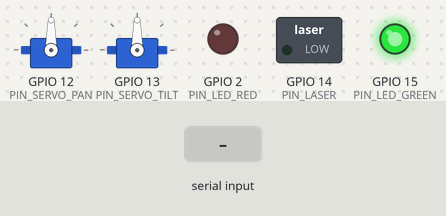
Simulated run of this sketch. Board: ESP32. Parts: 2 × servo, switched loads named in the sketch (green lamp = pin HIGH), output pins drawn as LEDs (lit = HIGH). The inputs (shaded band) are chosen by the test bench.

Above: at 1.2 s.
1.3 s: "90,45,200\n" received over Serial
At 2.5 s:
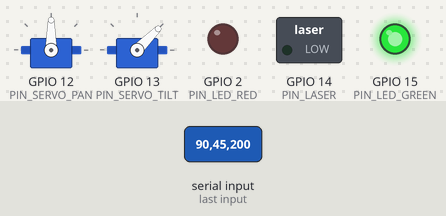
2.8 s: "30,150,10\n" received over Serial
At 3.7 s:
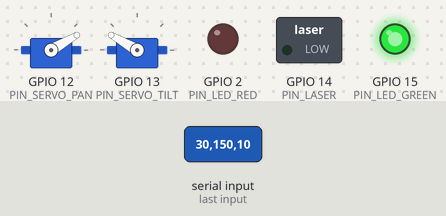
4.3 s: "1,90,45\n" received over Serial
At 4.8 s:
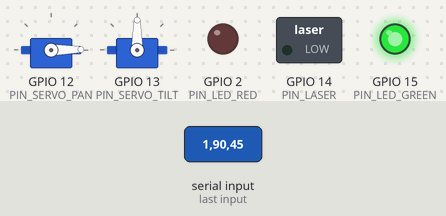
Timing chart, 0 to 7.3 s (numbered marks = the images above; inputs shaded):
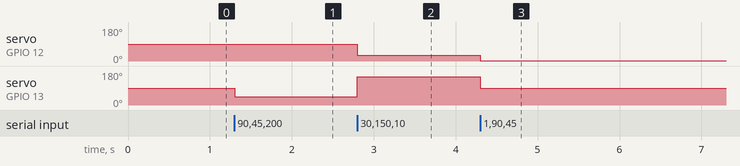

The sketch:

TurretNode.ino
```cpp
#include "Config.h"
#include "SerialParser.h"
#include "ServoControl.h"
#include "Payload.h"

SerialParser comms;
ServoControl turret;
Payload payload;

int targetPan = 90;
int targetTilt = 90;
int systemState = STATE_SCANNING;

void setup() {
    comms.init();    // Starts Serial at 115200 [cite: 184]
    payload.init();  // Sets Pins to OUTPUT [cite: 184]
    turret.init();   // Attaches Servos [cite: 184]
    payload.setScanningMode(); // Default Green [cite: 185]
}

void loop() {
    // Check for incoming data: PAN,TILT,STATE [cite: 186]
    if (comms.checkForCommands(targetPan, targetTilt, systemState)) {

        // Move motors regardless of LED state
        turret.moveTo(targetPan, targetTilt);

        // Handle Payload States
        switch(systemState) {
            case STATE_LOCKED:
                payload.setLockedMode(); // Red + Laser [cite: 187]
                break;
            case STATE_OFF:
                payload.disableAll();    // Everything Off
                break;
            case STATE_SCANNING:
            default:
                payload.setScanningMode(); // Green [cite: 188]
                break;
        }
    }
}
```

Payload.cpp
```cpp
#include "Payload.h"

void Payload::init() {
    pinMode(PIN_LASER, OUTPUT);
    pinMode(PIN_LED_GREEN, OUTPUT);
    pinMode(PIN_LED_RED, OUTPUT);
    disableAll();
}

void Payload::setScanningMode() {
    digitalWrite(PIN_LASER, LOW);       // Laser OFF while scanning
    digitalWrite(PIN_LED_GREEN, HIGH);  // Green LED ON
    digitalWrite(PIN_LED_RED, LOW);     // Red LED OFF
}

void Payload::setLockedMode() {
    digitalWrite(PIN_LASER, HIGH);      // Laser ON to indicate lock
    digitalWrite(PIN_LED_GREEN, LOW);   // Green LED OFF
    digitalWrite(PIN_LED_RED, HIGH);    // Red LED ON
}

void Payload::disableAll() {
    digitalWrite(PIN_LASER, LOW);
    digitalWrite(PIN_LED_GREEN, LOW);
    digitalWrite(PIN_LED_RED, LOW);
}
```

Payload.h
```cpp
#ifndef PAYLOAD_H
#define PAYLOAD_H

#include <Arduino.h>
#include "Config.h"

class Payload {
public:
    void init();
    void setScanningMode();
    void setLockedMode();
    void disableAll();
};

#endif
```

SerialParser.cpp
```cpp
#include "SerialParser.h"
#include "Config.h"

void SerialParser::init() {
    Serial.begin(BAUD_RATE);
    // Clear buffer on startup
    while (Serial.available()) {
        Serial.read();
    }
}

// Returns true if a valid new command was parsed
bool SerialParser::checkForCommands(int &outPan, int &outTilt, int &outState) {
    if (Serial.available() > 0) {
        // Read until newline character
        String incomingData = Serial.readStringUntil('\n');

        // Expected format: PAN,TILT,STATE (e.g. "90,90,0")
        int firstComma = incomingData.indexOf(',');
        int secondComma = incomingData.indexOf(',', firstComma + 1);

        if (firstComma > 0 && secondComma > firstComma) {
            outPan = incomingData.substring(0, firstComma).toInt();
            outTilt = incomingData.substring(firstComma + 1, secondComma).toInt();
            outState = incomingData.substring(secondComma + 1).toInt();
            return true;
        }
    }
    return false;
}
```

SerialParser.h
```cpp
#ifndef SERIALPARSER_H
#define SERIALPARSER_H

#include <Arduino.h>

class SerialParser {
public:
    void init();
    bool checkForCommands(int &outPan, int &outTilt, int &outState);
};

#endif
```

ServoControl.cpp
```cpp
#include "ServoControl.h"

void ServoControl::init() {
    // Standard ESP32 timer allocation for servos
    ESP32PWM::allocateTimer(0);
    ESP32PWM::allocateTimer(1);

    panServo.setPeriodHertz(50);    // Standard 50Hz for SG90
    tiltServo.setPeriodHertz(50);

    panServo.attach(PIN_SERVO_PAN, 500, 2400);   // SG90 min/max pulse widths
    tiltServo.attach(PIN_SERVO_TILT, 500, 2400);

    // Center the turret on startup
    panServo.write(currentPan);
    tiltServo.write(currentTilt);
}

void ServoControl::moveTo(int targetPan, int targetTilt) {
    // 1. Constrain bounds to protect the plastic gears
    targetPan = constrain(targetPan, MIN_ANGLE, MAX_ANGLE);
    targetTilt = constrain(targetTilt, MIN_ANGLE, MAX_ANGLE);

    // 2. Apply Deadband to prevent jittering on minor mathematical fluctuations
    if (abs(targetPan - currentPan) >= DEADBAND) {
        panServo.write(targetPan);
        currentPan = targetPan;
    }

    if (abs(targetTilt - currentTilt) >= DEADBAND) {
        tiltServo.write(targetTilt);
        currentTilt = targetTilt;
    }
}
```

ServoControl.h
```cpp
#ifndef SERVOCONTROL_H
#define SERVOCONTROL_H

#include <ESP32Servo.h>
#include "Config.h"

class ServoControl {
private:
    Servo panServo;
    Servo tiltServo;
    int currentPan = 90;
    int currentTilt = 90;

public:
    void init();
    void moveTo(int targetPan, int targetTilt);
};

#endif
```

Config.h
```cpp
#ifndef CONFIG_H
#define CONFIG_H

// --- PIN DEFINITIONS ---
#define PIN_SERVO_PAN   12
#define PIN_SERVO_TILT  13
#define PIN_LASER       14
#define PIN_LED_GREEN   15
#define PIN_LED_RED     2

// --- SERIAL CONFIG ---
#define BAUD_RATE       115200

// --- SERVO LIMITS ---
#define MIN_ANGLE       0
#define MAX_ANGLE       180
#define DEADBAND        1

// --- SYSTEM STATES ---
enum SystemState {
    STATE_SCANNING = 0, // Green LED
    STATE_LOCKED   = 1, // Red LED + Laser [cite: 187]
    STATE_OFF      = 2  // All Off
};

#endif
```

Measured:
- after the input at 1.3 s, servo on GPIO 13 (PIN_SERVO_TILT): 90° → 45° at once
- after the input at 2.8 s, servo on GPIO 12 (PIN_SERVO_PAN): 90° → 30° at once; servo on GPIO 13 (PIN_SERVO_TILT): 45° → 150° at once
- after the input at 4.3 s, servo on GPIO 12 (PIN_SERVO_PAN): 30° → 1° at once; servo on GPIO 13 (PIN_SERVO_TILT): 150° → 90° at once
